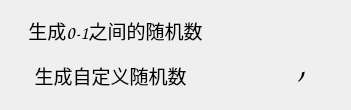
   <widget class="QWidget" name="tab_9">
    <attribute name="title">
     <string>随机数</string>
    </attribute>
    <widget class="QPushButton" name="Comma2">
     <property name="geometry">
      <rect>
       <x>260</x>
       <y>30</y>
       <width>82</width>
       <height>71</height>
      </rect>
     </property>
     <property name="font">
      <font>
       <family>Comic Sans MS</family>
       <pointsize>28</pointsize>
      </font>
     </property>
     <property name="styleSheet">
      <string notr="true"/>
     </property>
     <property name="text">
      <string>,</string>
     </property>
     <property name="flat">
      <bool>true</bool>
     </property>
    </widget>
    <widget class="QPushButton" name="RandX">
     <property name="geometry">
      <rect>
       <x>10</x>
       <y>10</y>
       <width>211</width>
       <height>41</height>
      </rect>
     </property>
     <property name="font">
      <font>
       <family>Comic Sans MS</family>
       <pointsize>14</pointsize>
      </font>
     </property>
     <property name="styleSheet">
      <string notr="true"/>
     </property>
     <property name="text">
      <string>生成0-1之间的随机数</string>
     </property>
     <property name="flat">
      <bool>true</bool>
     </property>
    </widget>
    <widget class="QPushButton" name="RandS">
     <property name="geometry">
      <rect>
       <x>10</x>
       <y>60</y>
       <width>201</width>
       <height>31</height>
      </rect>
     </property>
     <property name="font">
      <font>
       <family>Comic Sans MS</family>
       <pointsize>14</pointsize>
      </font>
     </property>
     <property name="styleSheet">
      <string notr="true"/>
     </property>
     <property name="text">
      <string>生成自定义随机数</string>
     </property>
     <property name="flat">
      <bool>true</bool>
     </property>
    </widget>
   </widget>
